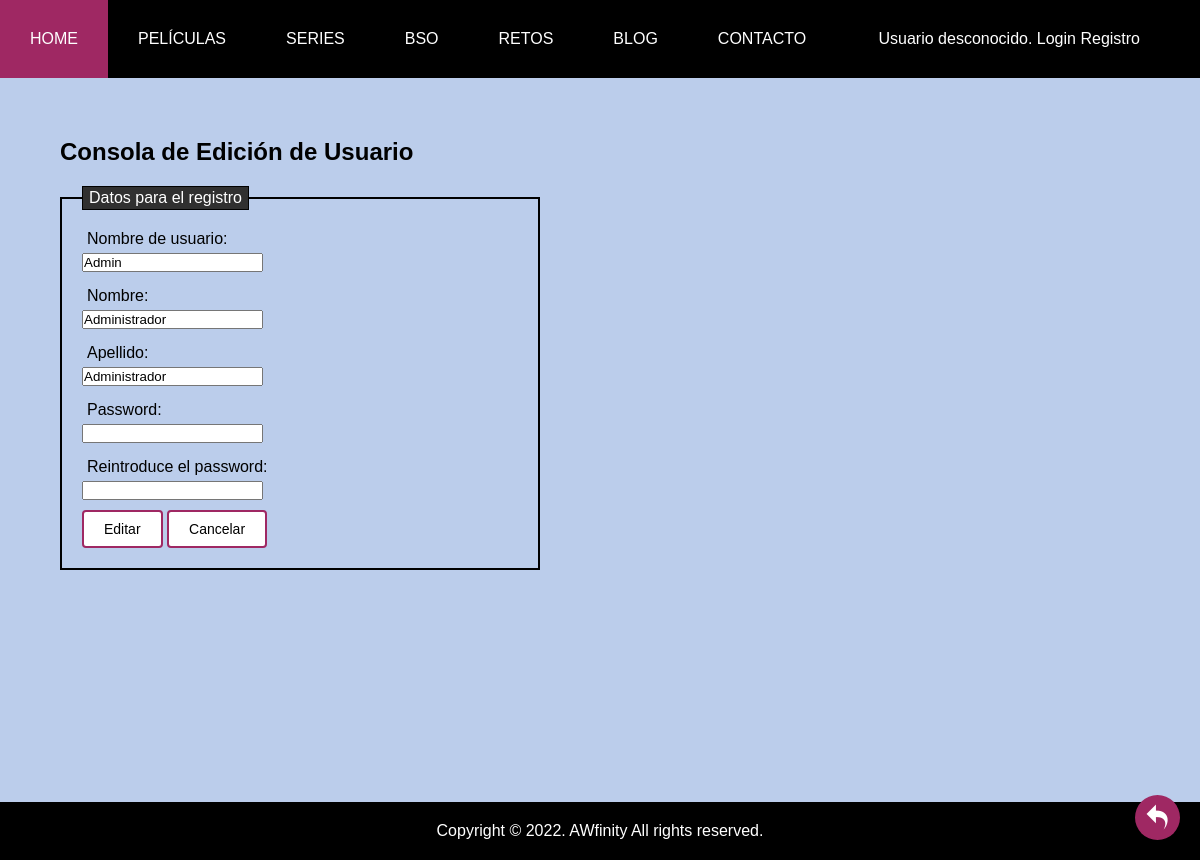
The app's page /editUsuario.php?nombreusuario=Admin with its own data.
### tables this page shows
CREATE TABLE `usuarios` (
  `id_user` int(10) NOT NULL,
  `nombreUsuario` varchar(20) NOT NULL,
  `nombre` varchar(20) NOT NULL,
  `apellido` varchar(20) NOT NULL,
  `password` varchar(255) NOT NULL,
  `rol_user` enum('admin','editor','user','') NOT NULL,
  `puntos` int(10) NOT NULL
);

### includes/Usuario.php (called while the page is built, shortened)
<?php
class Usuario
{
    private $nombreUsuario;
    private $nombre;
    private $apellido;
    private function __construct($nombreUsuario, $nombre, $apellido, $password, $rol_user,$puntos, $id = NULL) {
        $this->nombreUsuario = $nombreUsuario;
        $this->nombre = $nombre;
        $this->apellido = $apellido;
    }
    public function getNombreUsuario() {
        return $this->nombreUsuario;
    }
    public function getNombre(){
        return $this->nombre;
    }
    public function getApellido(){
        return $this->apellido;
    }
    public static function buscaUsuario($nombreUsuario)
    {
        $conn = Aplicacion::getInstance()->getConexionBd();
        $query = sprintf("SELECT * FROM usuarios U WHERE U.nombreUsuario='%s'", $conn->real_escape_string($nombreUsuario));
        $rs = $conn->query($query);
        $result = false;
        if ($rs) {
            $fila = $rs->fetch_assoc();
            if ($fila) {
                $result = new Usuario($fila['nombreUsuario'], $fila['nombre'], $fila['apellido'], $fila['password'], $fila['rol_user'] ,$fila['puntos'], $fila['id_user']);
            }
        } else {
            error_log("Error BD ({$conn->errno}): {$conn->error}");
        }
        return $result;
    }
}
?>

### includes/FormEditorEditUsuario.php (the view, shortened to what this page needs)
<?php
class FormEditorEditUsuario extends Formulario
{
    private $nombUser;
    public function __construct($nombreUser) {
        $this->nombUser=$nombreUser;
    }
    protected function generaCamposFormulario(&$datos)
    {
        if(isset($this->nombUser)){
            $usuer=Usuario::buscaUsuario($this->nombUser);
            $nombreUsuario = $usuer->getNombreUsuario() ?? '';
            $nombre = $usuer->getNombre() ?? '';
            $apellido = $usuer->getApellido() ?? '';
        }
        $htmlErroresGlobales = self::generaListaErroresGlobales($this->errores);
        $erroresCampos = self::generaErroresCampos(['nombreUsuario', 'nombre', 'apellido', 'password', 'password2'], $this->errores, 'span', array('class' => 'error'));
        $html = <<<EOF
        $htmlErroresGlobales
        <fieldset>
            <legend>Datos para el registro</legend>
            <div>
                <label for="nombreUsuario">Nombre de usuario:</label>
                <input id="nombreUsuario" type="text" name="nombreUsuario" value="$nombreUsuario" readonly/>
                {$erroresCampos['nombreUsuario']}
            </div>
            <div>
                <label for="nombre">Nombre:</label>
                <input id="nombre" type="text" name="nombre" value="$nombre" />
                {$erroresCampos['nombre']}
            </div>
            <div>
                <label for="nombre">Apellido:</label>
                <input id="apellido" type="text" name="apellido" value="$apellido" />
                {$erroresCampos['apellido']}
            </div>
            <div>
                <label for="password">Password:</label>
                <input id="password" type="password" name="password" />
                {$erroresCampos['password']}
            </div>
            <div>
                <label for="password2">Reintroduce el password:</label>
                <input id="password2" type="password" name="password2" />
                {$erroresCampos['password2']}
            </div>
            <div>
                <button type="submit" name="registro">Editar</button>
                <button type="submit" name="cancelar">Cancelar</button>
            </div>
        </fieldset>
        EOF;
        return $html;
    }
}

### css/default.css (style rules this page uses)
* { margin:0px; padding:0px; }
fieldset { border: 2px solid black; padding: 10px 20px; margin-right: 600px; margin-top: 20px; }
fieldset div { justify-content: center; margin: 5px auto; padding-bottom: 5px; }
legend { color: #fff; background: #303030; border: 1px solid black; padding: 2px 6px; }
label { margin-right: 0.5em; display: block; padding: 5px; }
input { display: block; }
form button { background-color: white; color: black; border: 2px solid #9f2863; padding: 9px 20px; text-align: center; text-decoration: none; display: inline-block; font-size: 14px; transition-duration: 0.4s; }
button, a.boton { border: 1px solid black; font-size: 1.1em; font-weight: 400; border-radius: 4px; }

### records on screen
usuarios: nombreUsuario "Admin", nombre "Administrador", apellido "Administrador"
